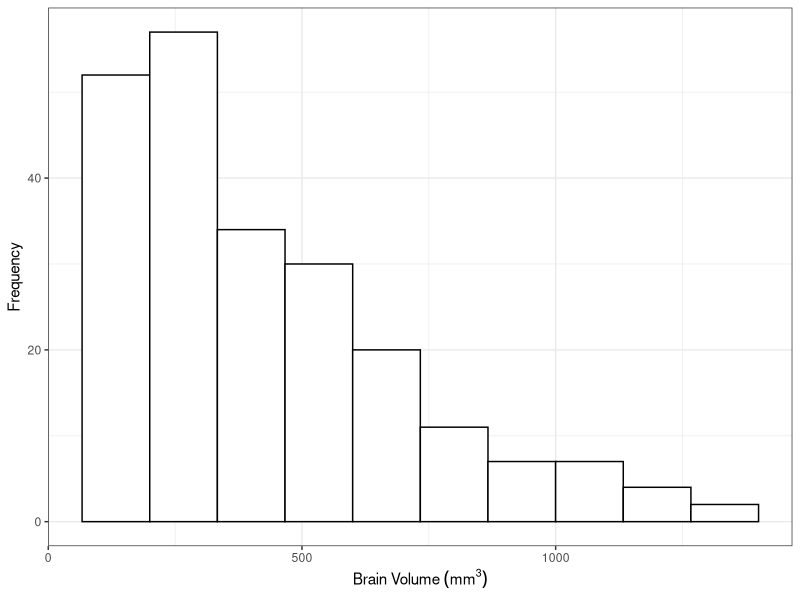
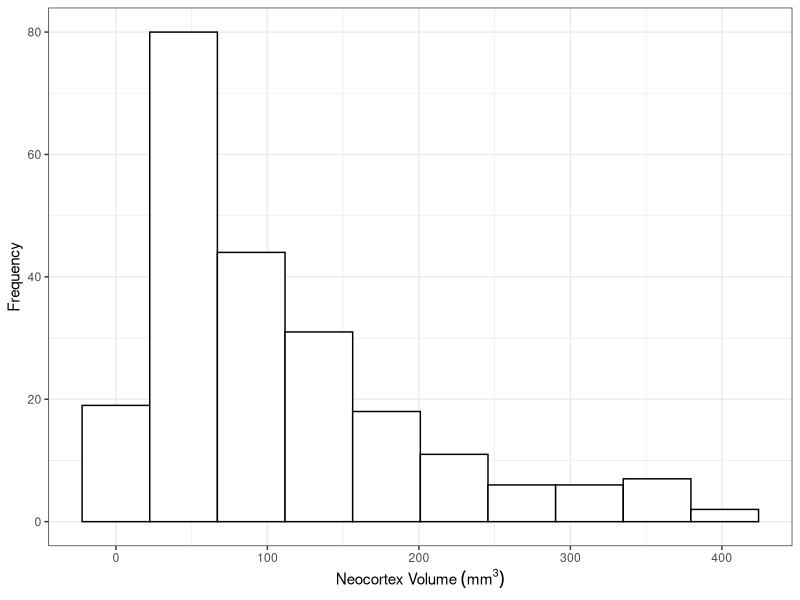
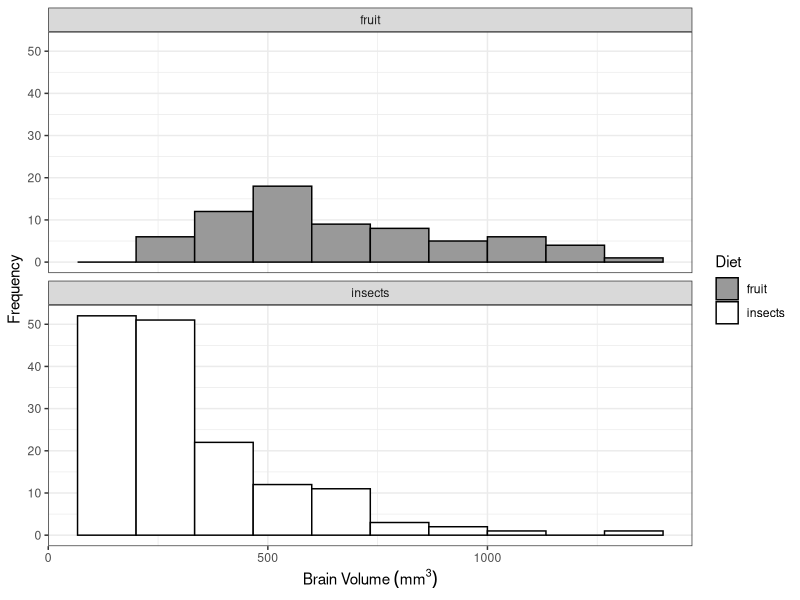
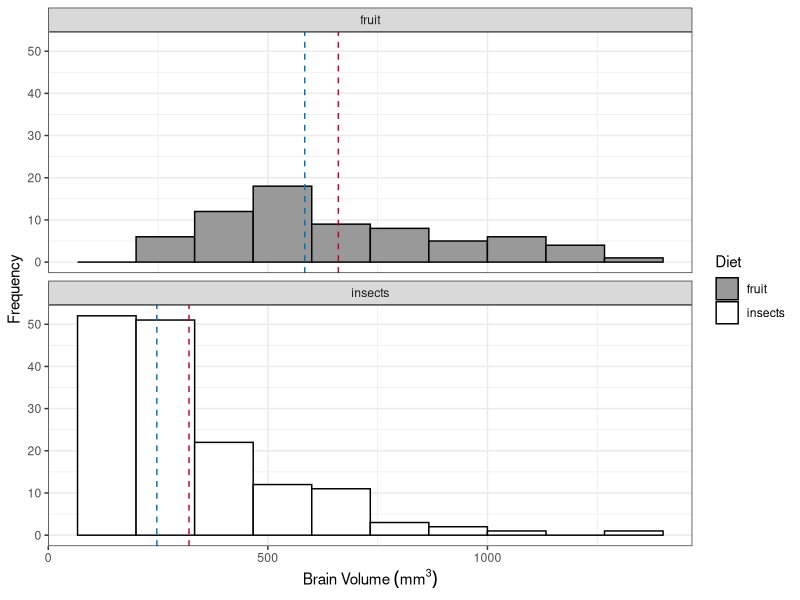
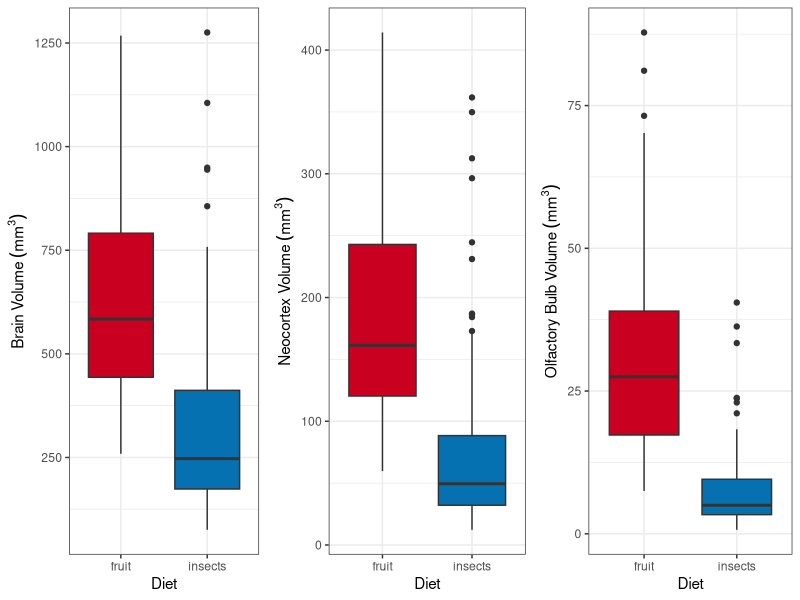
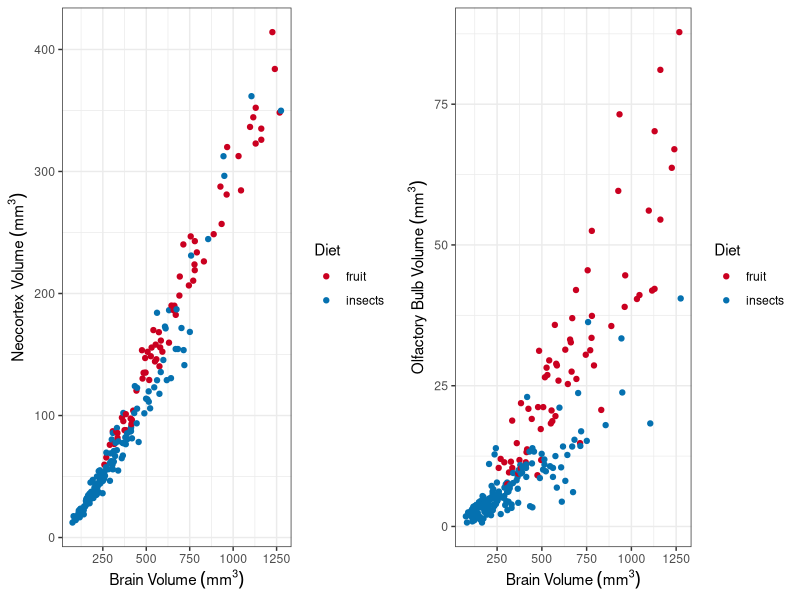
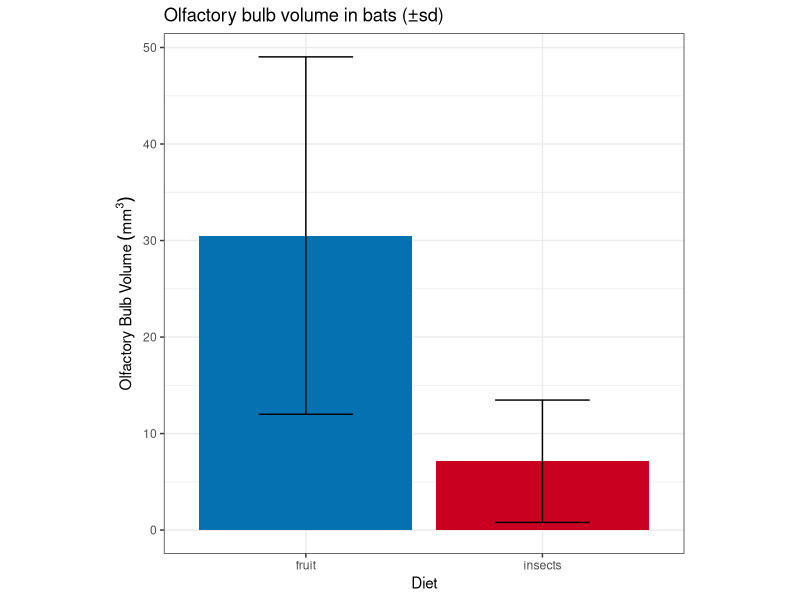
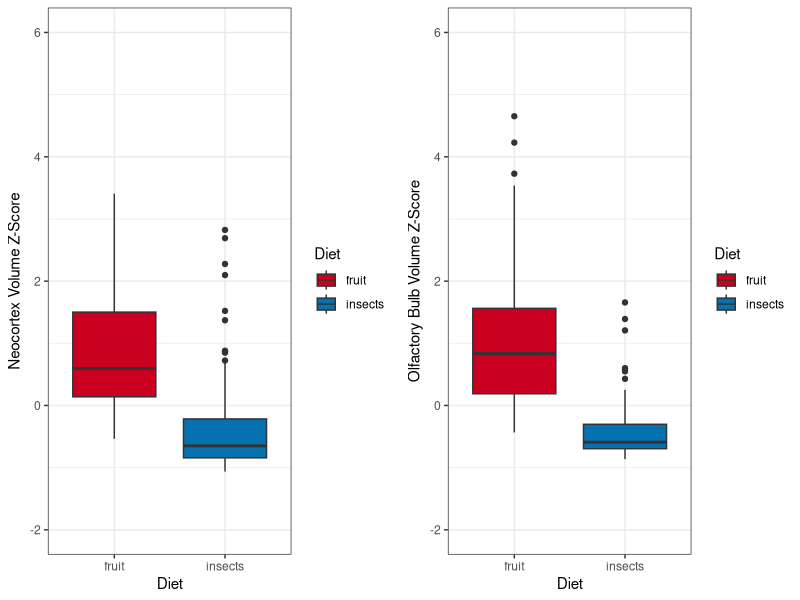

Write R code to recreate these figures, in order.
## ---- chunk 1
library(plyr); library(dplyr); library(ggplot2); library(cowplot)
setwd("~/Library/CloudStorage/OneDrive-DePaulUniversity/DePaul/Teaching/2024SQ/Conith/GitHub/BIO206_BIOSTATS/Worksheet_1")
## ---- chunk 2
BatBrain<-read.csv("batbrains1.csv")

ggplot(BatBrain, aes(x=brain_size)) + 
  geom_histogram(position="identity", bins = 10, color="black", fill="white") +
    theme_bw() + xlab(bquote('Brain Volume '(mm^3))) + ylab("Frequency")

ggplot(BatBrain, aes(x=neocortex)) + 
  geom_histogram(position="identity", bins = 10, color="black", fill="white") +
    theme_bw() + xlab(bquote('Neocortex Volume '(mm^3))) + ylab("Frequency")

## ---- chunk 3
ggplot(BatBrain, aes(x=brain_size, color=Diet)) + 
  geom_histogram(aes(fill=Diet), alpha=1, position="identity", bins = 10) +
  scale_fill_manual(values=c("#999999", "white")) +
  scale_color_manual(values=c("black", "black")) +
  theme_bw() + xlab(bquote('Brain Volume '(mm^3))) + ylab("Frequency") +
  facet_wrap(~Diet, nrow = 2)
## ---- chunk 4
##Mean
aggregate(x = cbind(brain_size,neocortex,olfactory_bulb)~Diet,
          FUN="mean", data = BatBrain)
##Median
aggregate(x = cbind(brain_size,neocortex,olfactory_bulb)~Diet,
          FUN="median", data = BatBrain)
## ---- chunk 5
mu <- ddply(BatBrain, "Diet", summarise, grp.mean=mean(brain_size))
me <- ddply(BatBrain, "Diet", summarise, grp.mean=median(brain_size))

ggplot(BatBrain, aes(x=brain_size, color=Diet)) + 
  geom_histogram(aes(fill=Diet), alpha=1, position="identity", bins = 10) +
  geom_vline(data=mu, aes(xintercept=grp.mean), color="#ca0020", linetype="dashed") +
  geom_vline(data=me, aes(xintercept=grp.mean), color="#0571b0", linetype="dashed") +
  scale_fill_manual(values=c("#999999", "white")) +
  scale_color_manual(values=c("black", "black")) +
  theme_bw() + xlab(bquote('Brain Volume '(mm^3))) + ylab("Frequency") +
  facet_wrap(~Diet, nrow = 2)

## ---- chunk 6
A<-ggplot(BatBrain, aes(x=Diet, y=brain_size, fill=Diet)) + 
  geom_boxplot() +
  scale_fill_manual(values=c("#ca0020", "#0571b0")) +
  theme_bw() + ylab(bquote('Brain Volume '(mm^3))) +
  guides(fill = "none")

B<-ggplot(BatBrain, aes(x=Diet, y=neocortex, fill=Diet)) + 
  geom_boxplot() +
  scale_fill_manual(values=c("#ca0020", "#0571b0")) +
  theme_bw() + ylab(bquote('Neocortex Volume '(mm^3))) +
  guides(fill = "none")

C<-ggplot(BatBrain, aes(x=Diet, y=olfactory_bulb, fill=Diet)) + 
  geom_boxplot() +
  scale_fill_manual(values=c("#ca0020", "#0571b0")) +
  theme_bw() + ylab(bquote('Olfactory Bulb Volume '(mm^3))) +
  guides(fill = "none")

plot_grid(A, B, C, nrow=1)
## ---- chunk 7
K<-ggplot(BatBrain, aes(x=brain_size, y=neocortex, color=Diet)) + 
  geom_point() +
  scale_color_manual(values=c("#ca0020", "#0571b0")) +
  theme_bw() +
  xlab(bquote('Brain Volume '(mm^3))) + ylab(bquote('Neocortex Volume '(mm^3)))

L<-ggplot(BatBrain, aes(x=brain_size, y=olfactory_bulb, color=Diet)) + 
  geom_point() +
  scale_color_manual(values=c("#ca0020", "#0571b0")) +
  theme_bw() +
  xlab(bquote('Brain Volume '(mm^3))) + ylab(bquote('Olfactory Bulb Volume '(mm^3)))

plot_grid(K, L, nrow=1)
## ---- chunk 8
##Mean
aggregate(x = cbind(brain_size,neocortex,olfactory_bulb)~Diet,
          FUN="sd", data = BatBrain)
## ---- chunk 9

my_sd_Brain <- BatBrain %>%
  group_by(Diet) %>%
  summarise( 
    n=n(),
    mean=mean(olfactory_bulb, na.rm = T),
    sd=sd(olfactory_bulb, na.rm = T)
  )

# Standard error
Brain_Olfactory <- ggplot(my_sd_Brain, aes(x=Diet, y=mean, fill=factor(Diet))) +
  geom_bar(stat="identity", position='dodge', alpha=1) +
  scale_fill_manual(values=c("#0571b0","#ca0020"), name="Diet",
                    labels=c("Fruit", "Insects")) +
  geom_errorbar(aes(x=Diet, ymin=mean-sd, ymax=mean+sd),
                position = position_dodge(.9), width=0.4, colour="black", alpha=1) +
  ggtitle("Olfactory bulb volume in bats (±sd)") +
  labs(y = bquote('Olfactory Bulb Volume '(mm^3)), x = "Diet", fill = "Diet") +
  theme_bw() + theme(aspect.ratio=1, legend.position = "none") + coord_fixed()

Brain_Olfactory


## ---- chunk 10

z_score1 <- (BatBrain$neocortex-mean(BatBrain$neocortex))/sd(BatBrain$neocortex)
BatBrain$neocortexZ <- z_score1

z_score2 <- (BatBrain$olfactory_bulb-mean(BatBrain$olfactory_bulb))/sd(BatBrain$olfactory_bulb)
BatBrain$olfactory_bulbZ <- z_score2

R<-ggplot(BatBrain, aes(x=Diet, y=neocortexZ, fill=Diet)) + 
  geom_boxplot() +
  scale_fill_manual(values=c("#ca0020", "#0571b0")) +
  theme_bw() + ylim(-2, 6) + ylab('Neocortex Volume Z-Score')

Q<-ggplot(BatBrain, aes(x=Diet, y=olfactory_bulbZ, fill=Diet)) + 
  geom_boxplot() +
  scale_fill_manual(values=c("#ca0020", "#0571b0")) +
  theme_bw() + ylim(-2, 6) + ylab('Olfactory Bulb Volume Z-Score')

plot_grid(R, Q, nrow=1)
